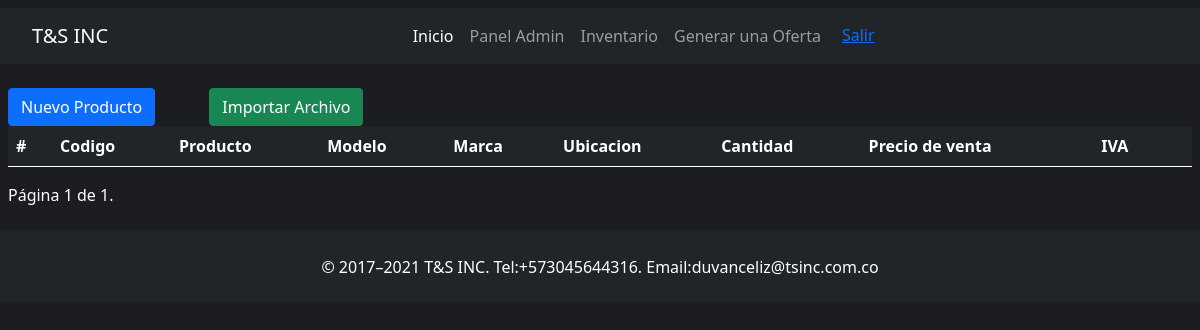
The app's page /product/ (signed in), older data.
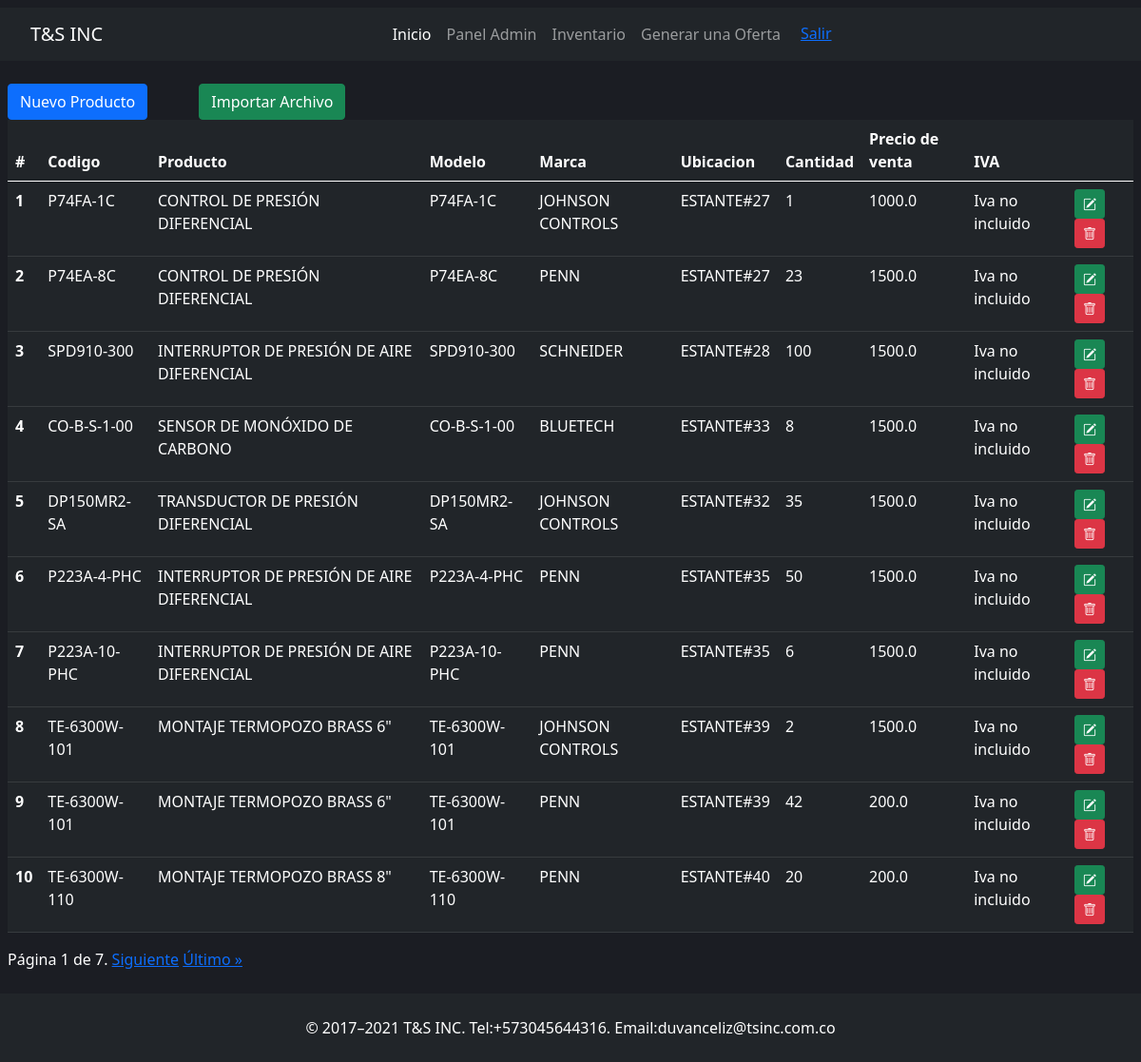
The same page, newer data.
### tsinc/models.py (models this page shows, shortened)
class Product(models.Model):
    code = models.CharField(max_length=200, default=None)
    product_name = models.CharField(max_length=200, default=None)
    factory_ref = models.CharField(max_length=200, default=None)
    model = models.CharField(max_length=200, default=None)
    sale_price = models.FloatField()
    brand = models.CharField(max_length=200, default=None)
    location = models.CharField(max_length=200, default=None)
    quantity = models.IntegerField()
    iva = models.BooleanField(default=False)
    date = models.DateField(default=datetime.date.today)

### tsinc/views.py (the view)
# urls.py: path('product/', views.product, name='product' ),
@login_required
def product(request):
    product = Product.objects.all()
    paginator = Paginator(product, 10)
    page_number = request.GET.get('page')
    page_obj = paginator.get_page(page_number)
    return render(request, 'product.html',{'page_obj': page_obj})

### tsinc/context_processors.py (called while the page is built)
def breadcrumbs(request):
    return {'breadcrumbs': get_breadcrumbs(request)}

### tsinc/utils.py (called while the page is built)
def get_breadcrumbs(request):
    path = request.path.strip('/').split('/')
    breadcrumbs = []
    for i in range(len(path)):
        breadcrumb_path = '/'.join(path[:i + 1])
        breadcrumb_name = path[i].replace('-', ' ').title()  # Puedes personalizar cómo se muestra el nombre
        breadcrumbs.append((breadcrumb_name, '/' + breadcrumb_path))
    return breadcrumbs

### tsinc/templates/product.html (shortened to what this page needs)
{% extends 'layout.html' %} {% block body %}
<div class="container">
  <div class="row">
    <div class="col-2"><a class="btn btn-primary" href="{% url 'create_product' %}">Nuevo Producto</a></div>
    <div class="col-2"><a class="btn btn-success" href="{% url 'uploadproducts' %}">Importar Archivo</a></div>
    <div class="col-8"></div>
  </div>
    <div class="row">
      <div class="col-12">
        <table class="table table-hover table-dark">
          <thead>
            <tr>
              <th scope="col">#</th>
              <th scope="col">Codigo</th>
              <th scope="col">Producto</th>
              <th scope="col">Modelo</th>
              <th scope="col">Marca</th>
              <th scope="col">Ubicacion</th>
              <th scope="col">Cantidad</th>
              <th scope="col">Precio de venta</th>
              <th scope="col">IVA</th>
              <th scope="col"></th>
            </tr>
          </thead>
          <tbody>
            <tr>
              {% for product in page_obj %}
              <th scope="row">{{product.id}}</th>
              <td>
                {{product.code}}
              </td>
              <td>{{product.product_name}}</td>
              <td>
                {{product.model}}
              </td>
              <td>
                {{product.brand}}
              </td>
              <td>
                {{product.location}}
              </td>
              <td>
                {{product.quantity}}
              </td>
              <td>
                {{product.sale_price}}
              </td>
              <td>
                {% if product.iva == False%}
                Iva no incluido
                {%else%}
                Iva incluido
                {% endif %}
              </td>
              <td>
                <button class="btn btn-success btn-sm">
                  <i class="bi bi-pencil-square"></i>
                </button>
                <a class="btn btn-danger btn-sm" href="" onclick="return verificar()">
                  <i class="bi bi-trash"></i>
                </a>
              </td>
            </tr>
            {%endfor%}
          </tbody>
        </table>
        <div class="pagination">
          <span class="step-links">
              <span class="current">
                  Página {{ page_obj.number }} de {{ page_obj.paginator.num_pages }}.
              </span>
              {% if page_obj.has_next %}
                  <a href="?page={{ page_obj.next_page_number }}">Siguiente</a>
                  <a href="?page={{ page_obj.paginator.num_pages }}">Último &raquo;</a>
              {% endif %}
          </span>
      </div>
      </div>
    </div>
  </div>
  {% load static %}
{% endblock %}

Row changes from the older to the newer data that the page shows:
added Product: id "1", code "P74FA-1C", product_name "CONTROL DE PRESIÓN DIFERENCIAL", model "P74FA-1C", brand "JOHNSON CONTROLS", location "ESTANTE#27", quantity "1", sale_price "1000.0", iva "Iva no incluido"
added Product: id "2", code "P74EA-8C", product_name "CONTROL DE PRESIÓN DIFERENCIAL", model "P74EA-8C", brand "PENN", location "ESTANTE#27", quantity "23", sale_price "1500.0", iva "Iva no incluido"
added Product: id "3", code "SPD910-300", product_name "INTERRUPTOR DE PRESIÓN DE AIRE DIFERENCIAL", model "SPD910-300", brand "SCHNEIDER", location "ESTANTE#28", quantity "100", sale_price "1500.0", iva "Iva no incluido"
added Product: id "4", code "CO-B-S-1-00", product_name "SENSOR DE MONÓXIDO DE CARBONO", model "CO-B-S-1-00", brand "BLUETECH", location "ESTANTE#33", quantity "8", sale_price "1500.0", iva "Iva no incluido"
added Product: id "5", code "DP150MR2-SA", product_name "TRANSDUCTOR DE PRESIÓN DIFERENCIAL", model "DP150MR2-SA", brand "JOHNSON CONTROLS", location "ESTANTE#32", quantity "35", sale_price "1500.0", iva "Iva no incluido"
added Product: id "6", code "P223A-4-PHC", product_name "INTERRUPTOR DE PRESIÓN DE AIRE DIFERENCIAL", model "P223A-4-PHC", brand "PENN", location "ESTANTE#35", quantity "50", sale_price "1500.0", iva "Iva no incluido"
added Product: id "7", code "P223A-10-PHC", product_name "INTERRUPTOR DE PRESIÓN DE AIRE DIFERENCIAL", model "P223A-10-PHC", brand "PENN", location "ESTANTE#35", quantity "6", sale_price "1500.0", iva "Iva no incluido"
added Product: id "8", code "TE-6300W-101", product_name "MONTAJE TERMOPOZO BRASS 6\"", model "TE-6300W-101", brand "JOHNSON CONTROLS", location "ESTANTE#39", quantity "2", sale_price "1500.0", iva "Iva no incluido"
added Product: id "9", code "TE-6300W-101", product_name "MONTAJE TERMOPOZO BRASS 6\"", model "TE-6300W-101", brand "PENN", location "ESTANTE#39", quantity "42", sale_price "200.0", iva "Iva no incluido"
added Product: id "10", code "TE-6300W-110", product_name "MONTAJE TERMOPOZO BRASS 8\"", model "TE-6300W-110", brand "PENN", location "ESTANTE#40", quantity "20", sale_price "200.0", iva "Iva no incluido"
Text that changed along with them:
{{ page_obj.paginator.num_pages }}: "1" → "7"
text now shown: "Siguiente Último »"
